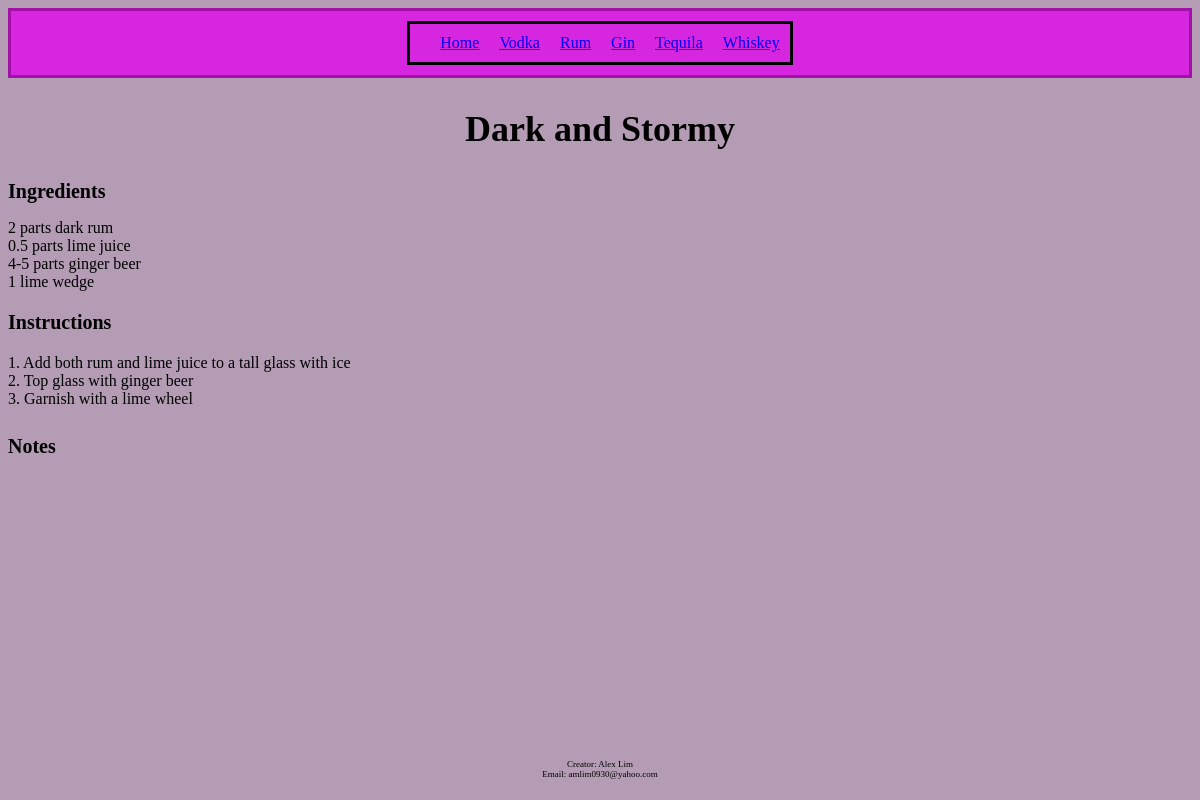
Before: /rum/rum_display/1 with the older database file.
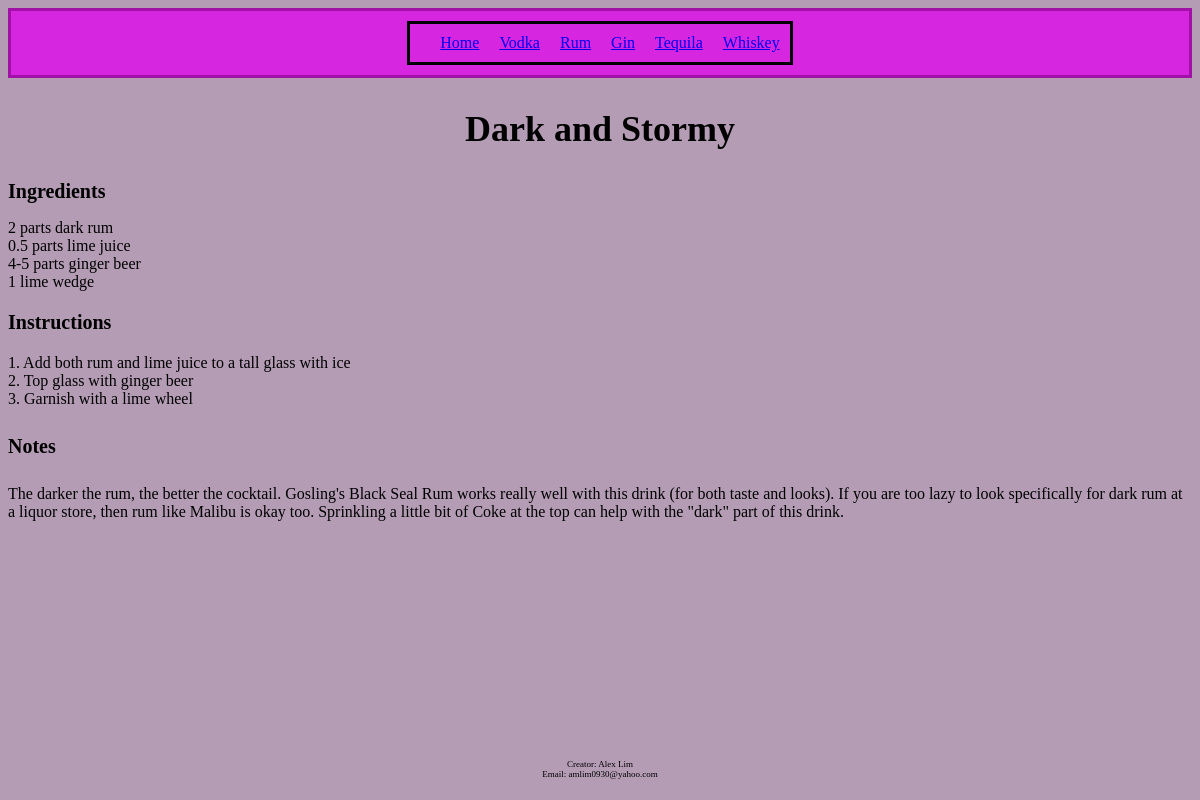
After: the same page with the newer database file.
### cocktail_book/models.py (models this page shows)
class Rum(models.Model):
    name = models.CharField(max_length=200)
    ingredients = models.TextField(max_length='1000', default='')
    instructions = models.TextField(max_length='1000', default='')
    notes = models.TextField(max_length='1000', default='')
    image = models.ImageField(upload_to='media/img/', default='')
    background = models.TextField(max_length='2000', default='')

### cocktail_book/views.py (the view)
# urls.py: path('rum/rum_display/<int:id>', views.rum_display, name="rum_display"),
def rum_display(request, id):
    rum_entry = Rum.objects.get(id=id)
    template = loader.get_template('rum_display.html')
    context = {
        'rum_entry': rum_entry,
    }
    return HttpResponse(template.render(context, request))

### cocktail_book/templates/rum_display.html
{% extends 'base.html' %}
{% load static %}
{% block content %}
<section>
    <h1>{{rum_entry.name}}</h1>
    <h2>Ingredients</h2>
        <p>{{ rum_entry.ingredients|linebreaks }}</p>
    <h3>Instructions</h3>
        <p>{{ rum_entry.instructions|linebreaks }}</p>
    <h4>Notes</h4>
        <p>{{ rum_entry.notes|linebreaks }}</p>
</section>
{% endblock %}

Changed rows visible on the page:
changed Rum "Dark and Stormy": notes (not shown) → "The darker the rum, the better the cocktail. Gosling's Black Seal Rum works really well with this drink (for both taste and looks). If you are too lazy to look specifically for dark rum at a liquor store, then rum like Malibu is okay too. Sprinkling a little bit of Coke at the top can help with the \"dark\" part of this drink."
